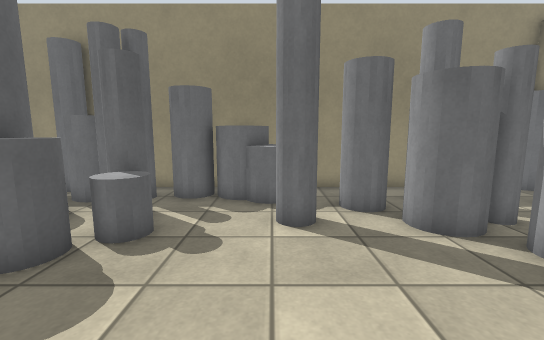
view 1 (above)

20 first-person views from a walk through a robot-simulator world made for Gazebo. The camera is 1.2 m above the floor, tilts 8° down and sees 90° across. The floor is counted in squares, 0.5 m on a side. Each view is taken from the middle of a square. On the plan, view 1 faces up. The plan holds only what a view shows up to about 17 squares ahead; the rest is blank. The place goes on beyond the plan.

view 2
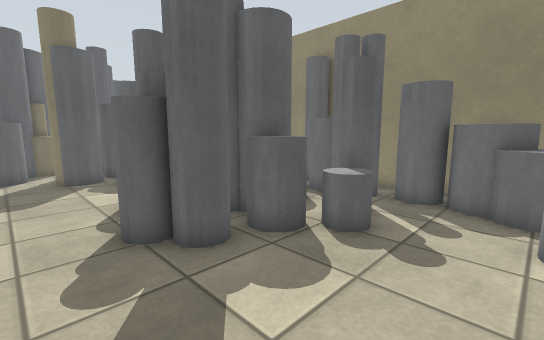

view 3
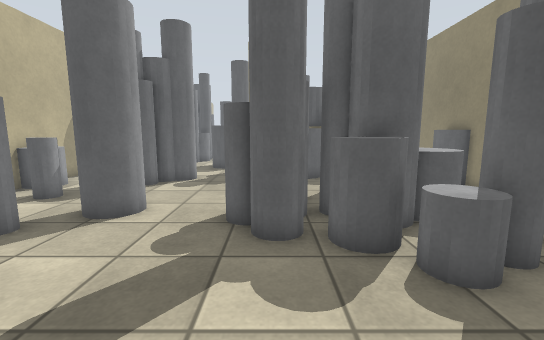

view 4
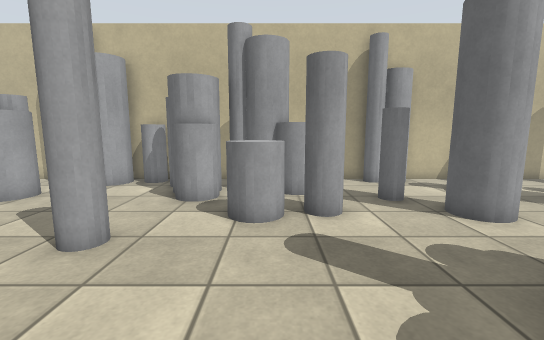

view 5
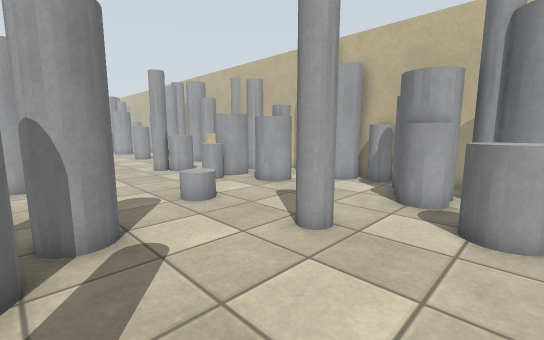

view 6
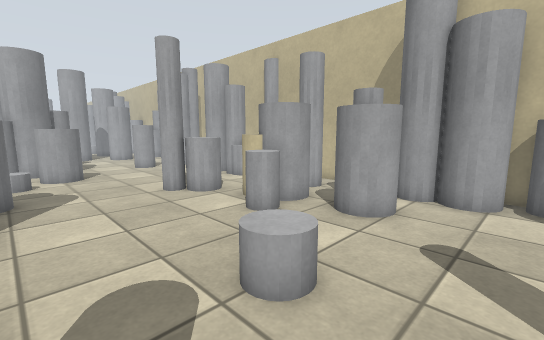

view 7
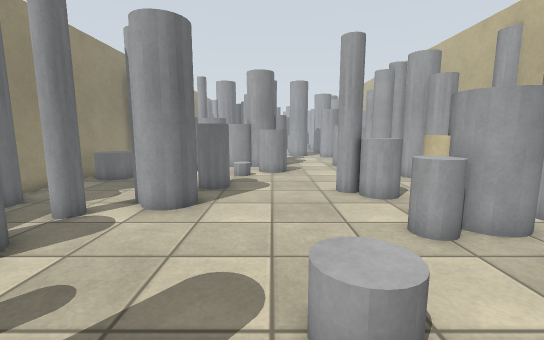

view 8
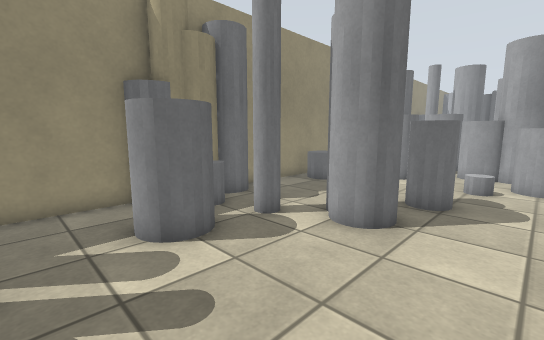

view 9
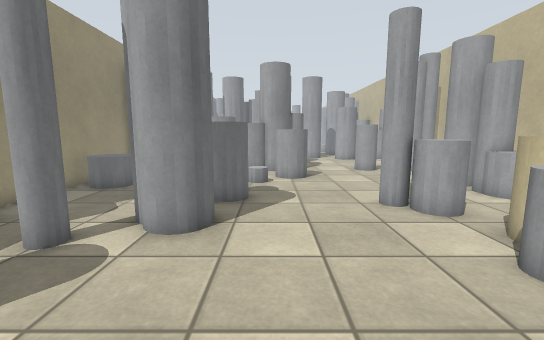

view 10
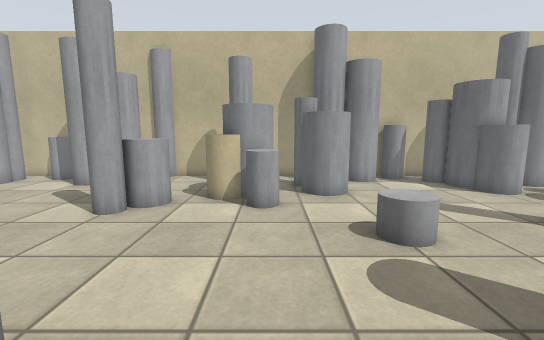

view 11
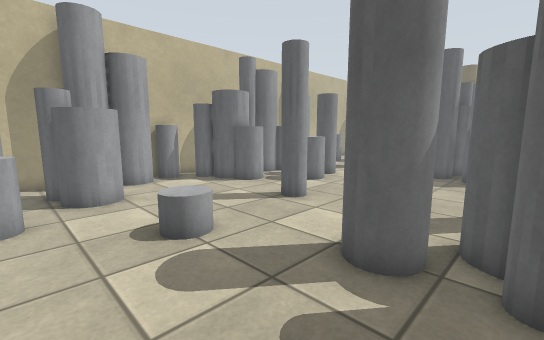

view 12
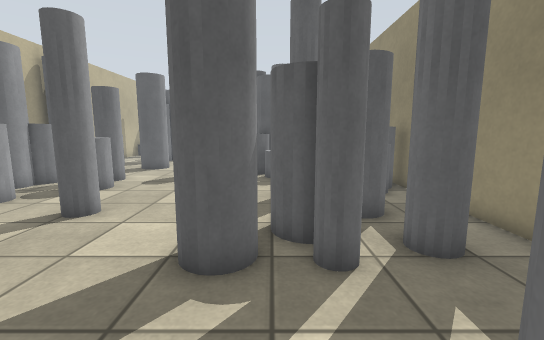

view 13
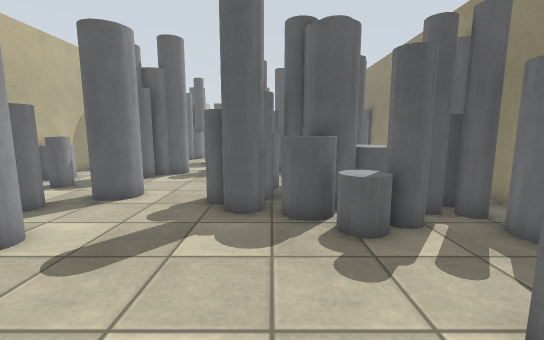

view 14
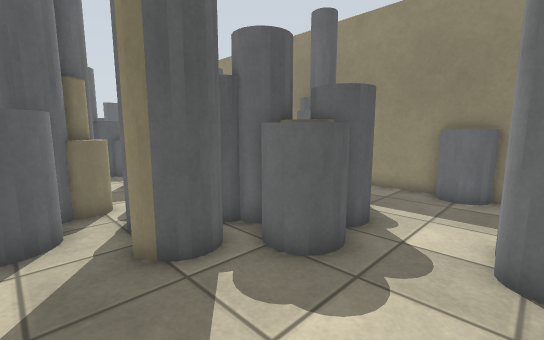

view 15
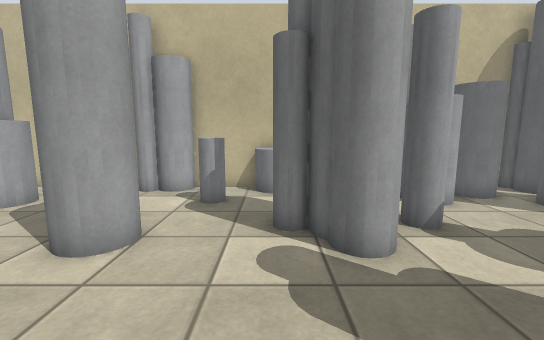

view 16
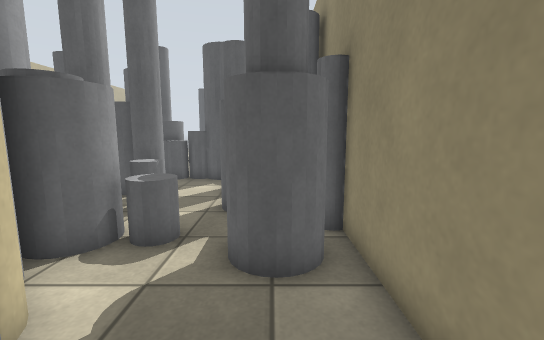

view 17
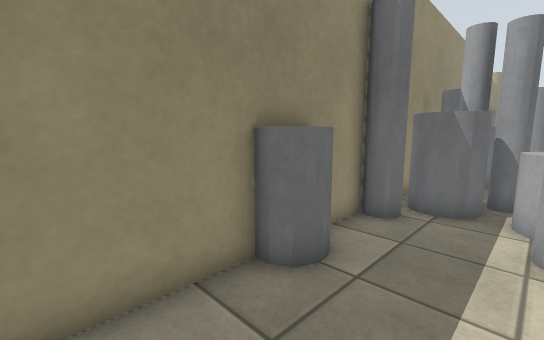

view 18
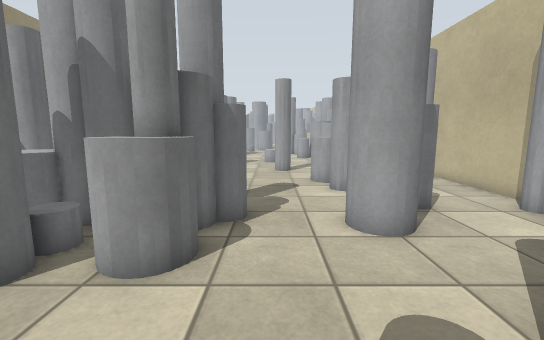

view 19
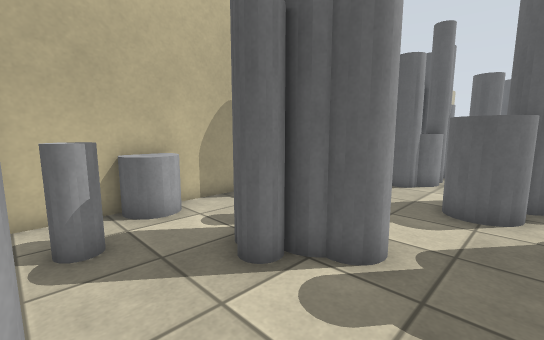

view 20
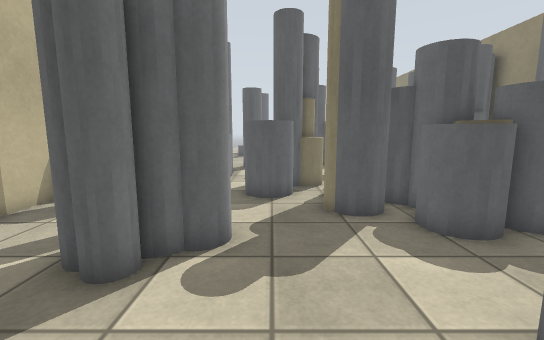

### Floor plan
Key: @ floor where view 1 was taken; # wall or solid block; . floor; = window, fence, low wall or low ledge; P grey pole; C grey cylinder.
Columns run from 20 left of view 1 to 23 right of it. Each row starts with its distance up from view 1.
 12 #P######C######################   P###### ##
 11  P P...CCC.PPC .CCCCC.........CC##P ...C
 10 P  PC........CCPPCCCCC...PP....CC.....CCC
  9 P.CC.........CCP...CC CCCPP..C  .......C   P
  8 C.C.......PPCCCPP....PCCC P..CCCPP....   C P
  7   C..#CC..PPCCC.PC..PP..CCPP..C...PP     CCC
  6 CCCCC#CC..CCCPCCCC......CCC......CPP
  5 PCCCC#CC..CCCPPCC........CCC.....CCCCC    ..
  4 PC CC CC..CCPPPP..........C.........CC..CC.C
  3    PCC....CPPCCP........................CCC
  2 #=.P#C.......CC.............C............C
  1 CPCC...................P...CC............C
  0 CP C................@..PP...C...............
 -1 .. C...PP...CC.....CC..........C...CP.......
 -2 ......PPPP..CCC..PPCC..........CC#.CP.......
 -3 P....PCCPP...CPP.PP  CC.....CC.CC#.C........
 -4 P.....  P.....PP..C..CCC....C CCC .........
 -5 P..CC  ....C.....CCCPP C....CPP.P ...PPPP...
 -6  CCCPP...C.C......C PPCPP.CCPPP.PP..CPPPP.CP
 -7  C  P...CCC CCP ...  ..PCCCCPP...  ..PC  CC
 -8    ######C###C#############   #######P##  ##

Positions as (right, up) in squares from view 1, and headings:
1: (0, 0), facing up
2: (0, 0), facing up-left
3: (1, 3), facing left
4: (-1, 6), facing down
5: (-1, 6), facing down-right
6: (5, 4), facing down-right
7: (5, 2), facing right
8: (7, 2), facing up-right
9: (7, 3), facing right
10: (11, 7), facing down
11: (11, 7), facing down-left
12: (11, 6), facing left
13: (3, 4), facing left
14: (-10, 0), facing up-left
15: (-11, 4), facing down
16: (-12, 10), facing left
17: (-16, 8), facing up-right
18: (-14, 1), facing right
19: (-8, 1), facing down-left
20: (-7, 0), facing left
